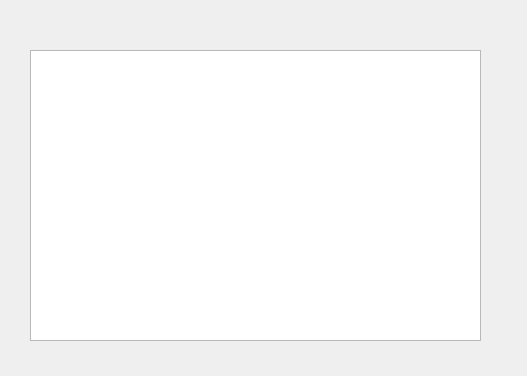
<?xml version="1.0" encoding="UTF-8"?>
<ui version="4.0">
 <class>MenuVuelos</class>
 <widget class="QWidget" name="MenuVuelos">
  <property name="geometry">
   <rect>
    <x>0</x>
    <y>0</y>
    <width>527</width>
    <height>376</height>
   </rect>
  </property>
  <property name="windowTitle">
   <string>Menu Vuelos</string>
  </property>
  <widget class="QTableWidget" name="tableWidget">
   <property name="geometry">
    <rect>
     <x>30</x>
     <y>50</y>
     <width>451</width>
     <height>291</height>
    </rect>
   </property>
  </widget>
 </widget>
 <resources/>
 <connections/>
</ui>
